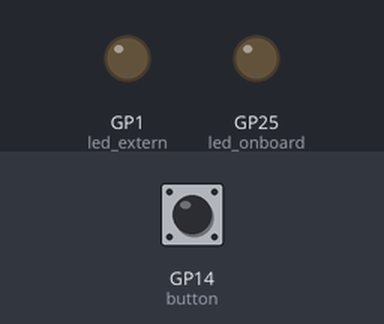
The program below on a simulated Raspberry Pi Pico running MicroPython. On the bench: output pins drawn as LEDs (lit = HIGH). The inputs (shaded band) are chosen by the test bench; at power-on: GP14 (button) LOW.

Above: at 1.2 s.
1.3 s: GP14 (button) pulled HIGH for 1.2 s
At 4.3 s:
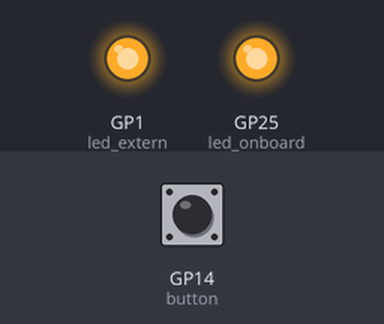
Timing chart, 0 to 10.8 s (numbered marks = the images above; inputs shaded):
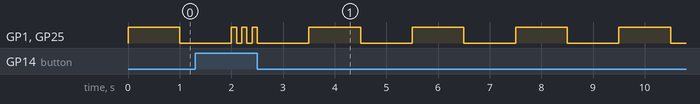

Measured:
- by itself, GP1 (led_extern), GP25 (led_onboard): repeats every 0.20 s: LOW 0.10 s, HIGH 0.10 s

The program:

main.py
```python
import machine
import utime

led_onboard = machine.Pin(25, machine.Pin.OUT)

led_extern = machine.Pin(1, machine.Pin.OUT)

button = machine.Pin(14, machine.Pin.IN, machine.Pin.PULL_DOWN)

#val = 1

while True:
    #led_onboard.value(val)
    led_onboard.toggle()
    led_extern.toggle()
    #val = not val
    if not button.value() == 1:
        utime.sleep(1)
    else:
        utime.sleep(0.1)
```
